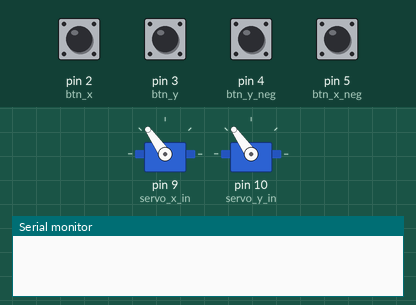
Bench run of a sketch on a simulated Arduino Uno, built with avr-gcc and run on an emulated ATmega328P. On the bench: 2 × servo, the last lines printed to the serial monitor. The inputs (shaded band) are chosen by the test bench; at power-on: pin 2 (btn_x), pin 3 (btn_y), pin 4 (btn_y_neg), pin 5 (btn_x_neg) HIGH.

Above: at 1.2 s.
1.3 s: pin 2 (btn_x) pulled LOW for 0.15 s
At 2.8 s:
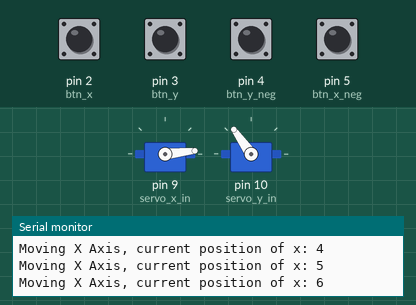
4.3 s: pin 3 (btn_y) pulled LOW for 1 s
7.3 s: pin 2 (btn_x) pulled LOW for 1 s
At 9.1 s:
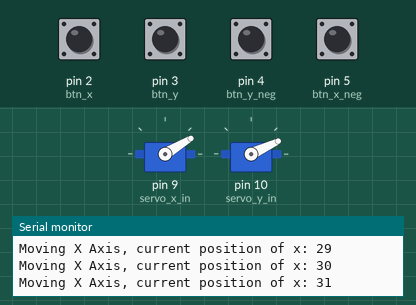
10.3 s: pin 4 (btn_y_neg) pulled LOW for 1 s
13.3 s: pin 3 (btn_y) pulled LOW for 1 s
At 15.0 s:
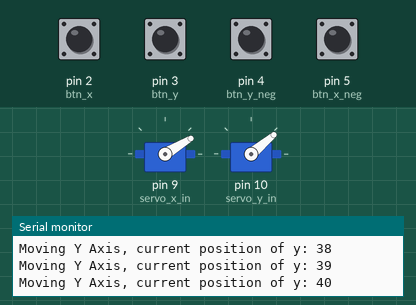
16.3 s: pin 5 (btn_x_neg) pulled LOW for 1 s
At 18.4 s:
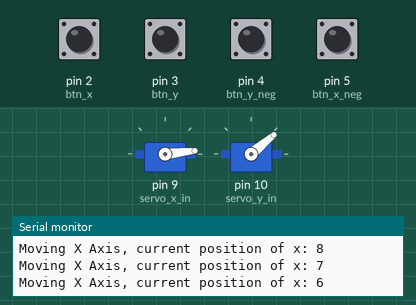
Timing chart, 0 to 19.9 s (numbered marks = the images above; inputs shaded):
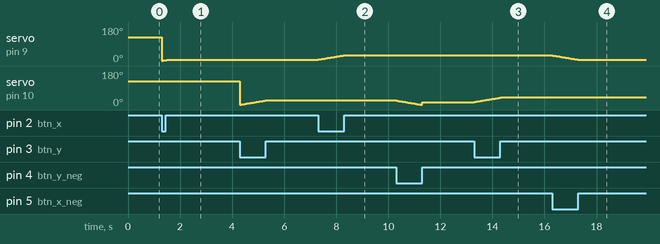

Measured:
- after the input at 1.3 s, servo on pin 9 (servo_x_in): 125° → 6° at once
- after the input at 7.3 s, servo on pin 9 (servo_x_in): moves from 6° to 31° over 1.0 s, starting at once
- after the input at 13.3 s, servo on pin 10 (servo_y_in): moves from 15° to 40° over 1.0 s, starting at once
- after the input at 16.3 s, servo on pin 9 (servo_x_in): moves from 31° to 6° over 1.0 s, starting at once

The sketch:

Control2DOF.ino
```cpp
// Basic Control of 2DOF arm
// i am using 4 buttons with input PULLUP

#include "Servo.h"

int btn_x = 2, btn_y = 3;
int btn_x_neg = 5, btn_y_neg = 4;
int servo_x_in = 9, servo_y_in = 10;
int pos_x = 0, pos_y = 0;

Servo servo_x;
Servo servo_y;

void setup(){
  servo_x.attach(servo_x_in);
  servo_y.attach(servo_y_in);
  pinMode(btn_x, INPUT_PULLUP);
  pinMode(btn_y, INPUT_PULLUP);
  pinMode(btn_x_neg, INPUT_PULLUP);
  pinMode(btn_y_neg, INPUT_PULLUP);
  Serial.begin(9600);

  // Always start each axis at 0;
  servo_x.write(125);
  servo_y.write(125);
}

void loop(){
  int x, y, x_neg, y_neg;
  x = digitalRead(btn_x);
  y = digitalRead(btn_y);
  x_neg = digitalRead(btn_x_neg);
  y_neg = digitalRead(btn_y_neg);

  if(x == 0){
    Serial.print("Moving X Axis, current position of x: ");
    pos_x++;
    if (pos_x >= 180)
      pos_x = 0;
    servo_x.write(pos_x);
    Serial.println(pos_x);
  }
  else if(y == 0){
    Serial.print("Moving Y Axis, current position of y: ");
    pos_y++;
    if (pos_y >= 180)
      pos_y = 0;
    servo_y.write(pos_y);
    Serial.println(pos_y);
  }
  else if(x_neg == 0){
    Serial.print("Moving X Axis, current position of x: ");
    pos_x--;
    if (pos_x <= 0)
      pos_x = 15;
    servo_x.write(pos_x);
    Serial.println(pos_x);
  }
  else if(y_neg == 0){
    Serial.print("Moving Y Axis, current position of y: ");
    pos_y--;
    if (pos_y == 0)
      pos_y = 15;
    servo_y.write(pos_y);
    Serial.println(pos_y);
  }
}
```
